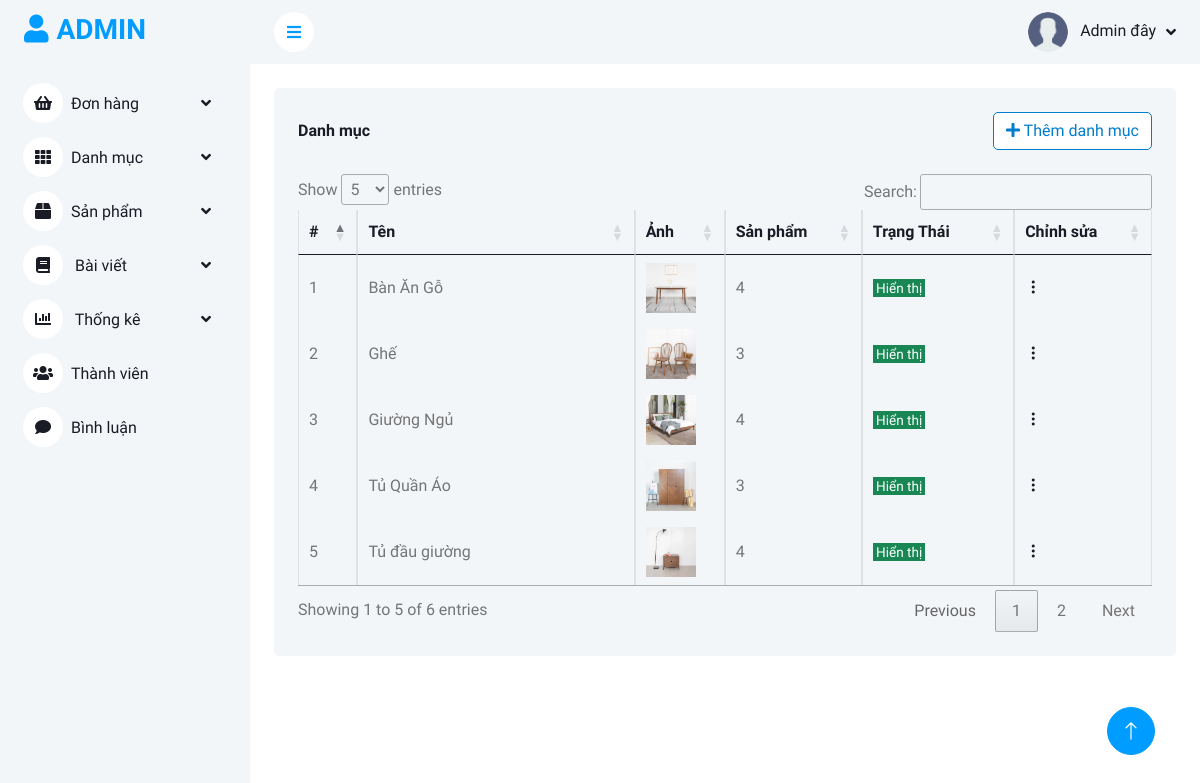
Screenshot of /admin/danh-muc/index.php?quanli=danh-sach-danh-muc (signed in) with the database file from the repository.
### tables this page shows
CREATE TABLE `categories` (
  `category_id` int(11) NOT NULL,
  `name` varchar(255) NOT NULL,
  `image` varchar(255) NOT NULL,
  `status` tinyint(1) NOT NULL DEFAULT 1
);

### admin/models_admin/pdo_library.php (called while the page is built, shortened)
<?php
function pdo_query($sql){
    $sql_args = array_slice(func_get_args(), 1);
    try{
        $conn = pdo_get_connection();
        $stmt = $conn->prepare($sql);
        $stmt->execute($sql_args);
        $rows = $stmt->fetchAll();
        return $rows;
    }
    catch(PDOException $e){
        throw $e;
    }
    finally{
        unset($conn);
    }
}
?>

### admin/models_admin/CategoryModel.php (called while the page is built, shortened)
<?php
    class CategoryModel {
        public function getCategoryProductCount() {
            $sql = "SELECT c.name AS category_name, c.status AS category_status,
                    c.image AS category_image, c.category_id AS cate_id,
                    COUNT(p.product_id) AS qty_product
                    FROM categories c
                    LEFT JOIN products p
                    ON c.category_id = p.category_id
                    GROUP BY c.category_id";
            return pdo_query($sql);
        }
    }
?>

### admin/danh-muc/list.php (the view, shortened to what this page needs)
<?php
    $list_catgories = $CategoryModel->getCategoryProductCount();
?>
<div class="container-fluid pt-4 px-4">
    <div class="bg-light text-center rounded p-4">
        <div class="d-flex align-items-center justify-content-between mb-4">
            <h6 class="mb-0">Danh mục</h6>
            <a href="them-danh-muc" class="btn btn-custom"><i class="fa fa-plus"></i> Thêm danh mục</a>
        </div>
        <div class="table-responsive">
            <table class="table text-start align-middle table-bordered table-hover mb-0" id="categories-list">
                <thead>
                    <tr class="text-dark">
                        <th scope="col">#</th>
                        <th scope="col">Tên</th>
                        <th scope="col">Ảnh</th>
                        <th scope="col">Sản phẩm</th>
                        <th scope="col">Trạng Thái</th>
                        <th scope="col">Chỉnh sửa</th>
                    </tr>
                </thead>
                <tbody>
                    <?php
                        $i = 0;
                    foreach ($list_catgories as $value) {
                    $i++;
                    extract($value);
                    ?>
                    <tr>
                        <td><?=$i?></td>
                        <td style="min-width: 200px;"><?=$category_name?></td>
                        <td>
                            <img style="max-width: 50px;" src="../upload/<?=$category_image?>" alt="">
                        </td>
                        <td><?=$qty_product?></td>
                        <td style="min-width: 100px;">
                            <?php
                            $trangThai = 'Tạm ẩn';
                            if($category_status == 1) {
                                $trangThai = 'Hiển thị';
                                echo '<span class="btn-small btn-success">'.$trangThai.'</span>';
                            }else {
                                echo '<span class="btn-small btn-danger">'.$trangThai.'</span>';
                            }
                            ?>
                        </td>
                        <td>
                            <div class="dropdown">
                                <a href="#" data-bs-toggle="dropdown" class="fs-24 text-gray ">
                                    <i class="bi bi-three-dots-vertical text-dark"></i>
                                </a>
                            </div>
                        </td>
                    </tr>
                    <?php
                    }
                    ?>
                </tbody>
            </table>
        </div>
    </div>
</div>

### admin/public_admin/css/style.css (style rules this page uses)
:root { --primary: #007dcc; --light: #F3F6F9; --dark: #191C24; }
.btn { transition: .5s; }

### admin/public_admin/css/custom.css (style rules this page uses)
.btn-custom { color: #007dcc; background-color: white; border-color: #007dcc; }
.btn-small { padding: .05rem 0.2rem; font-size: .85rem; }

### rows the page displays
categories: name "Bàn Ăn Gỗ", image (picture), qty_product "4", status "Hiển thị"
categories: name "Ghế", image (picture), qty_product "3", status "Hiển thị"
categories: name "Giường Ngủ", image (picture), qty_product "4", status "Hiển thị"
categories: name "Tủ Quần Áo", image (picture), qty_product "3", status "Hiển thị"
categories: name "Tủ đầu giường", image (picture), qty_product "4", status "Hiển thị"
